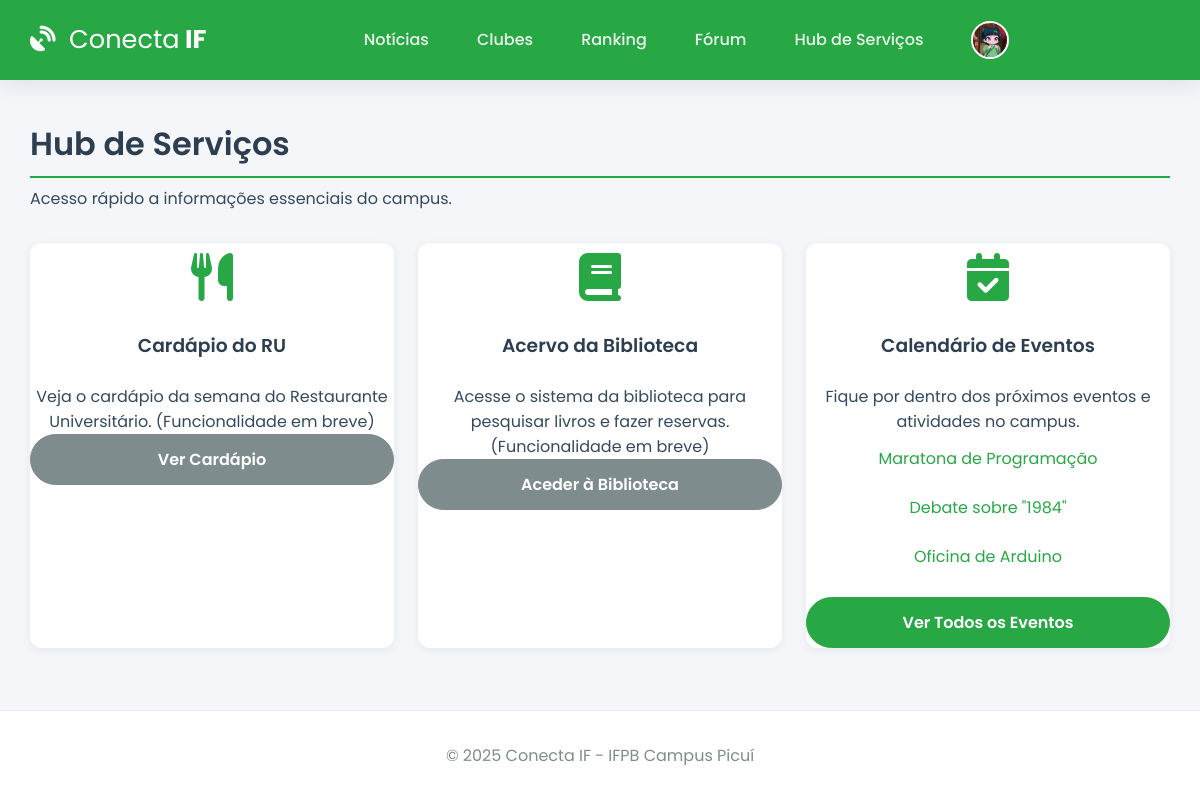
/hub_servicos (signed in), run on the app's committed database.
### app.py (models this page shows, shortened)
class User(db.Model):
    id = db.Column(db.Integer, primary_key=True)
    email = db.Column(db.String(120), unique=True, nullable=False)
    username = db.Column(db.String(12), unique=True, nullable=False)
    password_hash = db.Column(db.String(256), nullable=False)
    image_file = db.Column(db.String(100), nullable=False, default='default.jpg')
    eventos_inscritos = db.relationship('Evento', secondary=inscricao_evento_tabela, back_populates='alunos_inscritos', lazy='dynamic')
    clubes_membro = db.relationship('Clube', secondary=membros_clube_tabela, back_populates='membros', lazy='dynamic')
    topicos_criados = db.relationship('ForumTopico', backref='autor', lazy='dynamic', cascade="all, delete-orphan")
    posts_criados = db.relationship('ForumPost', backref='autor', lazy='dynamic', cascade="all, delete-orphan")

class Evento(db.Model):
    id = db.Column(db.Integer, primary_key=True)
    titulo = db.Column(db.String(200), nullable=False)
    descricao = db.Column(db.Text, nullable=False)
    vagas = db.Column(db.Integer, nullable=False)
    data_evento = db.Column(db.DateTime, nullable=False, default=lambda: datetime.now(timezone.utc))
    clube_id = db.Column(db.Integer, db.ForeignKey('clube.id'), nullable=False)
    alunos_inscritos = db.relationship('User', secondary=inscricao_evento_tabela, back_populates='eventos_inscritos', lazy='dynamic')
    noticias = db.relationship('Noticia', backref='evento', lazy='dynamic', cascade="all, delete-orphan")

### app.py (the view)
@app.route('/hub_servicos')
@login_required
def hub_servicos():
    eventos_futuros = Evento.query.filter(Evento.vagas > 0).order_by(Evento.data_evento.asc()).limit(3).all()
    return render_template('hub_servicos.html', eventos_futuros=eventos_futuros)

### app.py (called while the page is built)
@app.before_request
def load_logged_in_user():
    user_id = session.get('user_id')
    g.user = User.query.get(user_id) if user_id else None
    if user_id and g.user is None:
        session.clear()

def login_required(f):
    @wraps(f)
    def decorated_function(*args, **kwargs):
        if g.user is None:
            flash('Você precisa fazer login para acessar esta página.', 'warning')
            return redirect(url_for('login'))
        return f(*args, **kwargs)
    return decorated_function

@app.context_processor
def inject_user_and_year():
    return dict(current_user_data=g.user, current_year=datetime.now(timezone.utc).year)

### templates/hub_servicos.html (shortened to what this page needs)
{% extends 'base.html' %}
{% block content %}
    <h1 class="page-header">Hub de Serviços</h1>
    <p class="lead text-muted" style="margin-top: -1rem; margin-bottom: 2rem;">Acesso rápido a informações essenciais do campus.</p>
    <div class="hub-grid">
        <div class="card hub-card">
            <div class="hub-card-icon">
                <i class="fas fa-utensils"></i>
            </div>
            <h3>Cardápio do RU</h3>
            <p>Veja o cardápio da semana do Restaurante Universitário. (Funcionalidade em breve)</p>
            <a href="#" class="btn btn-secondary" disabled>Ver Cardápio</a>
        </div>
        <div class="card hub-card">
            <div class="hub-card-icon">
                <i class="fas fa-book"></i>
            </div>
            <h3>Acervo da Biblioteca</h3>
            <p>Acesse o sistema da biblioteca para pesquisar livros e fazer reservas. (Funcionalidade em breve)</p>
            <a href="#" class="btn btn-secondary" disabled>Aceder à Biblioteca</a>
        </div>
        <div class="card hub-card">
            <div class="hub-card-icon">
                <i class="fas fa-calendar-check"></i>
            </div>
            <h3>Calendário de Eventos</h3>
            <p>Fique por dentro dos próximos eventos e atividades no campus.</p>
            {% for evento in eventos_futuros %}
                <a href="{{ url_for('detalhe_evento', evento_id=evento.id) }}" class="event-link">{{ evento.titulo }}</a>
            {% endfor %}
            <a href="{{ url_for('eventos') }}" class="btn" style="margin-top: 1rem;">Ver Todos os Eventos</a>
        </div>
    </div>
{% endblock %}

### templates/base.html (shortened to what this page needs)
<!DOCTYPE html>
<html lang="pt-br">
<head>
    <link rel="stylesheet" href="https://cdnjs.cloudflare.com/ajax/libs/font-awesome/6.5.2/css/all.min.css" />
    <link rel="stylesheet" href="{{ url_for('static', filename='css/style.css') }}">
</head>
<body>
    <header class="header">
        <div class="container">
            <nav class="navbar">
                <a class="navbar-brand" href="{{ url_for('noticias') if current_user_data else url_for('login') }}">
                    <i class="fas fa-satellite-dish"></i> <strong>Conecta</strong> IF
                </a>
                <div class="nav-links" id="nav-links">
                    {% if current_user_data %}
                        <a class="nav-item" href="{{ url_for('noticias') }}">Notícias</a>
                        <a class="nav-item" href="{{ url_for('clubes') }}">Clubes</a>
                        <a class="nav-item" href="{{ url_for('ranking') }}">Ranking</a>
                        <a class="nav-item" href="{{ url_for('forum') }}">Fórum</a>
                        <a class="nav-item" href="{{ url_for('hub_servicos') }}">Hub de Serviços</a>
                        <div class="nav-item user-menu">
                             <a class="user-menu-trigger" href="#">
                                 <img src="{{ url_for('static', filename='profile_pics/' + current_user_data.image_file) }}" class="nav-profile-image">
                                 <span>{{ current_user_data.username }}</span> <i class="fas fa-chevron-down dropdown-icon"></i>
                            </a>
                        </div>
                    {% else %}
                        <a href="{{ url_for('login') }}" class="nav-item">Entrar</a>
                        <a href="{{ url_for('register') }}" class="nav-item btn btn-outline">Registar</a>
                    {% endif %}
                </div>
            </nav>
        </div>
    </header>
    <main class="container">
        {% block content %}{% endblock %}
    </main>
    <footer class="footer">
        <p>&copy; {{ current_year }} Conecta IF - IFPB Campus Picuí</p>
    </footer>
</body>
</html>

### static/css/style.css (style rules this page uses)
:root { --ifpb-green: #28a745; --ifpb-green-dark: #218838; --dark-blue: #2c3e50; --light-gray: #ecf0f1; --medium-gray: #bdc3c7; --text-color: #34495e; --light-text: #7f8c8d; --background-color: #f4f6f9; --surface-color: #ffffff; --border-color: #e9ecef; --font-family-base: 'Poppins', sans-serif; --shadow-sm: 0 2px 8px rgba(44, 62, 80, 0.07); --shadow-md: 0 5px 20px rgba(44, 62, 80, 0.1); --border-radius: 12px; }
* { box-sizing: border-box; margin: 0; padding: 0; }
html { height: 100%; }
body { font-family: var(--font-family-base); background-color: var(--background-color); color: var(--text-color); display: flex; flex-direction: column; min-height: 100%; }
.container { width: 95%; max-width: 1200px; margin: 0 auto; }
main.container { flex-grow: 1; padding-top: 2.5rem; padding-bottom: 2.5rem; }
h1, h2, h3, h4 { font-weight: 600; color: var(--dark-blue); margin-bottom: 1.5rem; }
a { color: var(--ifpb-green); text-decoration: none; transition: color 0.2s; }
.header { background-color: var(--ifpb-green); padding: 0.8rem 0; box-shadow: var(--shadow-md); position: sticky; top: 0; z-index: 1000; }
.navbar { display: flex; justify-content: space-between; align-items: center; }
.navbar-brand { font-weight: 700; font-size: 1.6rem; color: var(--surface-color); }
.navbar-brand i { margin-right: 0.5rem; }
.navbar-brand strong { font-weight: 400; }
.nav-links { display: flex; align-items: center; gap: 1rem; }
.nav-item { color: rgba(255, 255, 255, 0.9); font-weight: 500; padding: 0.5rem 1rem; border-radius: var(--border-radius); transition: background-color 0.2s; }
.nav-profile-image { width: 38px; height: 38px; border-radius: 50%; margin-right: 10px; object-fit: cover; border: 2px solid var(--surface-color); }
.user-menu { position: relative; }
.user-menu-trigger { display: flex; align-items: center; cursor: pointer; }
.user-menu-trigger .dropdown-icon { font-size: 0.8em; margin-left: 0.5rem; transition: transform 0.2s; }
.card { background-color: var(--surface-color); border-radius: var(--border-radius); box-shadow: var(--shadow-sm); transition: all 0.3s ease-in-out; display: flex; flex-direction: column; height: 100%; }
.btn { background-color: var(--ifpb-green); border: 1px solid var(--ifpb-green); color: #fff; font-weight: 600; padding: 0.75rem 1.75rem; border-radius: 50px; transition: all 0.3s ease; cursor: pointer; text-align: center; display: inline-flex; align-items: center; gap: 0.5rem; justify-content: center; }
.btn.btn-secondary { background-color: var(--light-text); border-color: var(--light-text); }
.page-header { border-bottom: 2px solid var(--ifpb-green); padding-bottom: 0.5rem; }
.hub-grid { display: grid; grid-template-columns: repeat(auto-fill, minmax(300px, 1fr)); gap: 1.5rem; }
.hub-card { text-align: center; }
.hub-card-icon { font-size: 3rem; color: var(--ifpb-green); margin-bottom: 1rem; }
.hub-card .event-link { display: block; padding: 0.5rem; margin: 0.25rem 0; border-radius: var(--border-radius); transition: background-color 0.2s; }
.footer { padding: 2rem 0; background-color: var(--surface-color); text-align: center; margin-top: auto; border-top: 1px solid var(--border-color); }
.footer p { margin: 0; color: var(--light-text); }

### data on the page
User: image_file (placeholder picture)
Evento: titulo "Maratona de Programação"
Evento: titulo "Debate sobre \"1984\""
Evento: titulo "Oficina de Arduino"
